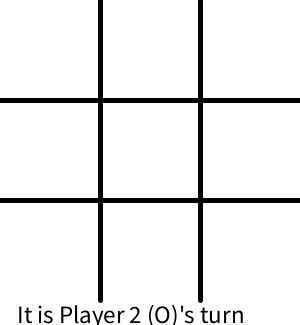
Frame 1 (no input)
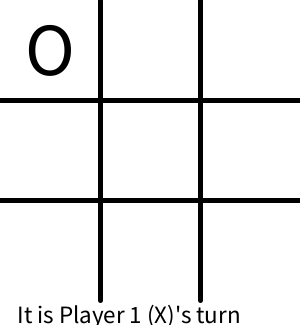
Frame 60 (the mouse pressed at the canvas centre just before this capture)
Frame 120 (the mouse held since frame 60 and released just before this capture): identical to frame 60, image omitted

The Processing sketch that drew these frames (run headless with seeded random() and noise(); from frame 60 on, the mouse is pressed at the canvas centre):

// Processing sketch: tic_tac_toeAi
// ── tic_tac_toeAi.pde
import java.util.*;
boolean player1 = false;
boolean player2 = true;
String winner = "";
String[][] board = new String[3][3];
int count = 0;
void setup(){
  size(300, 325);

}

void draw(){
  //frameRate(1);
  background(255);
  stroke(0);
  strokeWeight(5);
  line(0, 100, 300, 100);
  line(0, 200, 300, 200);
  line(100, 0, 100, 300);
  line(200, 0, 200, 300);
  textSize(75);
  fill(0);
  for(int r = 0; r < 3; r ++){
    for(int c = 0; c < 3; c ++){
      if(board[r][c] == null){
        board[r][c] = "-";
      }
      if(board[r][c].equals("X") || board[r][c].equals("O")){
        text(board[r][c], (c * 100) + 25, (r * 100) + 75);
      }
    }
  }
  String player = "";
  if(player1)
    player += "It is Player 1 (X)'s turn";
  else if(player2)
    player += "It is Player 2 (O)'s turn";
  textSize(25);
  text(player, 17, 323);
  
  textSize(75);
  fill(255);  
  if(hasWon()){
    noStroke();
    rect(0, 0, 300, 325);
    String str = winner +  " has won!";
    textSize(50);
    fill(0);
    text(str, 20, 160);
    
    textSize(25);
    text("Press r to play again", 23, 300);
    if(keyPressed && key == 'r'){
      player1 = true;
      player2 = false;
      count = 0; 
      board = new String[3][3];
    }
  } 
  else if(count == 9){
    noStroke();
    rect(0, 0, 300, 325);
    String str = "It's a tie!";
    textSize(50);
    fill(0);
    text(str, 50, 160);
    textSize(25);
    text("Press r to play again", 23, 300);
    if(keyPressed && key == 'r'){
      player1 = false;
      player2 = true;
      count = 0; 
      board = new String[3][3];
    }
  }
  else if(player2){ 
    nextMove();
  }

  
}
void nextMove(){
    int bestScore = Integer.MIN_VALUE;
    int[] bestMove = new int[2];
    for(int r = 0; r < 3; r++){
      for(int c = 0; c < 3; c ++){
          if(board[r][c] == null || board[r][c].equals("-")){
            board[r][c] = "O";
            int score = minimax(board, 0, false, count);
            System.out.println(score);
            board[r][c] = "-";
            if(score > bestScore){
              bestScore = score;
              bestMove[0] = r;
              bestMove[1] = c;
            }
          }
      }
    }
    board[bestMove[0]][bestMove[1]] = "O";
    player1 = true;
    player2 = false;
    count++;
}
int minimax(String[][] board, int depth, boolean isMaximizing, int turns){
  boolean result = hasWon();
  if(result){
    if(winner.equals("X")){
      winner = "";
      return -10;
    }
    else if(winner.equals("O")){
      winner = "";
      return 10;
    }
  }
  else if(turns == 9){
    winner = "";
    return 0;
  }
  if(isMaximizing){
    int bestScore = Integer.MIN_VALUE;
    for(int r = 0; r < 3; r++){
      for(int c = 0; c < 3; c ++){
          if(board[r][c] == null || board[r][c].equals("-")){
            board[r][c] = "O";
            int score = minimax(board, depth + 1, false, turns + 1);
            board[r][c] = "-";
            bestScore = max(score, bestScore);
          }
      }
    }
    return bestScore; 
  }
  else{
    int bestScore = Integer.MAX_VALUE;
    for(int r = 0; r < 3; r++){
      for(int c = 0; c < 3; c ++){
        if(board[r][c] == null || board[r][c].equals("-")){
          board[r][c] = "X";
          int score = minimax(board, depth + 1, true, turns + 1);
          board[r][c] = "-";
          bestScore = min(score, bestScore);
        }
      }
    }
    return bestScore;
  }
}
void mouseClicked(){
    textSize(75);
    fill(0);
    int x = mouseX;
    int y = mouseY;
    for(int r = 0; r < 300; r += 100){
      for(int c = 0; c < 300; c += 100){
        if(y > r && y < r + 100 && x > c && x < c + 100){
          if(board[r/100][c/100] == null || board[r/100][c/100].equals("-")){
            if(player1){
              board[r/100][c/100] = "X";
              player1 = false;
              player2 = true;
              count++;
            }         
          }
        }
      }
    }  
}
boolean hasWon(){
  for(int i = 0; i < 3; i++) {
    if(board[i][0] == board[i][1] && board[i][1] == board[i][2] && !board[i][0].equals("-")) {
      winner = board[i][0];
      return true;
    }
  }
  for(int j = 0; j < 3; j++) {
    if(board[0][j] == board[1][j] && board[1][j] == board[2][j] && !board[0][j].equals("-")){
      winner = board[0][j];
      return true;
    }
  }
  if(board[0][0] == board[1][1] && board[1][1] == board[2][2] && !board[0][0].equals("-")) {
    winner = board[0][0];
    return true;
  }
  if(board[2][0] == board[1][1] && board[1][1] ==  board[0][2] && !board[2][0].equals("-")) {
    winner =  board[2][0];
    return true;
  }
  return false;
}
